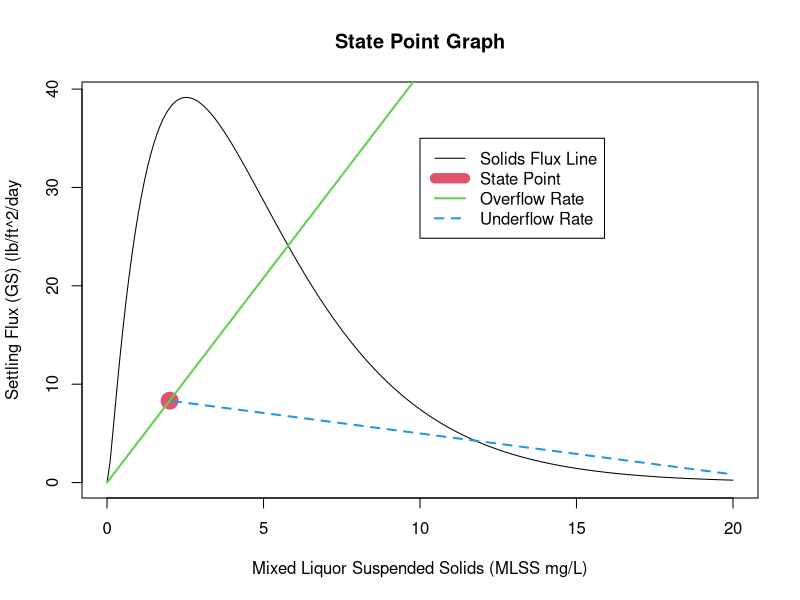
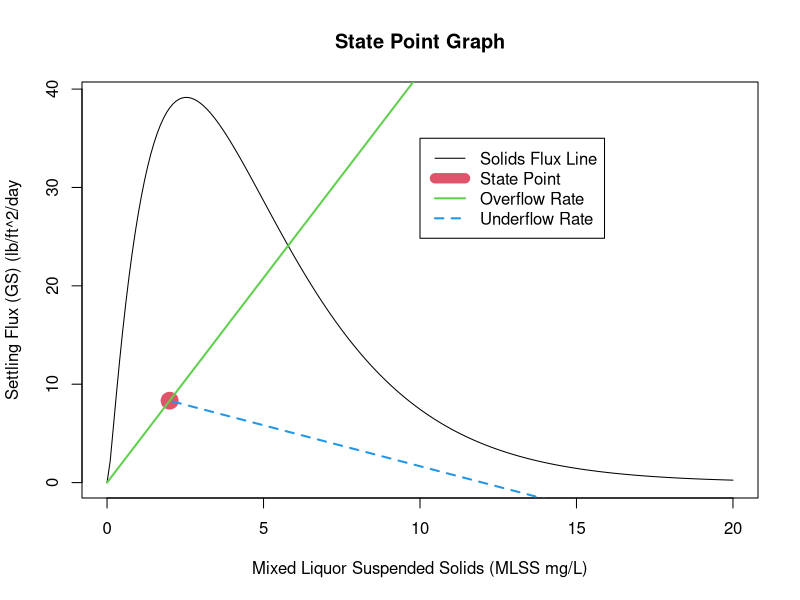

Reproduce these figures in R, in order.
## ---- chunk 1
Q_RAS=1
## ---- chunk 2
                MLSS <- 2
                RAS_Q<- 1
                INF_Q <- 10
         # Calculating values for the State Point Plot 
                x_MLSS=seq(0,20,0.1) # g/L
                k=0.41 # Liters/gram
                Vo=0.505 #ft/min
                Vs=100/1000 #mg/L
                Vr=15000 # mg/L
                V_S=Vo*exp(-k*x_MLSS)*(x_MLSS/(x_MLSS+(Vs))) # ft/min
                Clarifier_Area<-3.14*(113/2)^2*2           # Area of equipmlent                                   
                                     
         # Creating the lines and points for the graph
                y_GS=(x_MLSS)*V_S*89.896    # State Point curve, 4.916 is a unit conversion
                SP_x=(MLSS)                                # State Point x
                SP_y=INF_Q/(Clarifier_Area)*(MLSS)*8345    # State Point y 8.345 is a unit conversion
                OROL_Y=(INF_Q/Clarifier_Area)*(x_MLSS)*8345     # Overflow Rate Operating Line
                UROL_X=x_MLSS[x_MLSS>MLSS]                 # Underflow Rate Operating Line x values
                SLR=(INF_Q+RAS_Q)/Clarifier_Area*(UROL_X)*8345# Solids Loading Rate
                UROL_Y=(UROL_X-SP_x)*(-RAS_Q/Clarifier_Area)*8345+SP_y  # Underflow Rate Operating Line y value
         
         # Acutal State Point Plot
                plot(x=x_MLSS,y=y_GS, xlab='Mixed Liquor Suspended Solids (MLSS mg/L)',ylab="Settling Flux (GS) (lb/ft^2/day",main='State Point Graph',type="l")

                points(SP_x,SP_y,col=2,lwd=10)  # State Point
                lines(x=x_MLSS,y=OROL_Y,col=3,lwd=2) # Overflow Line
                lines(x=UROL_X,y=UROL_Y,col=4,lwd=2,lty=2) # Underflow rate
                legend(x=10,y=35,legend=c("Solids Flux Line","State Point","Overflow Rate","Underflow Rate"),col=c(1,2,3,4),lty=c(1,1,1,2),lwd=c(1,10,2,2))
                
RAS_Q=1

## ---- chunk 3
RAS_Q=1+RAS_Q
## ---- chunk 4
                MLSS <- 2
                RAS_Q<- 2
                INF_Q <- 10
         # Calculating values for the State Point Plot 
                x_MLSS=seq(0,20,0.1) # g/L
                k=0.41 # Liters/gram
                Vo=0.505 #ft/min
                Vs=100/1000 #mg/L
                Vr=15000 # mg/L
                V_S=Vo*exp(-k*x_MLSS)*(x_MLSS/(x_MLSS+(Vs))) # ft/min
                Clarifier_Area<-3.14*(113/2)^2*2           # Area of equipmlent                                   
                                     
         # Creating the lines and points for the graph
                y_GS=(x_MLSS)*V_S*89.896    # State Point curve, 4.916 is a unit conversion
                SP_x=(MLSS)                                # State Point x
                SP_y=INF_Q/(Clarifier_Area)*(MLSS)*8345    # State Point y 8.345 is a unit conversion
                OROL_Y=(INF_Q/Clarifier_Area)*(x_MLSS)*8345     # Overflow Rate Operating Line
                UROL_X=x_MLSS[x_MLSS>MLSS]                 # Underflow Rate Operating Line x values
                SLR=(INF_Q+RAS_Q)/Clarifier_Area*(UROL_X)*8345# Solids Loading Rate
                UROL_Y=(UROL_X-SP_x)*(-RAS_Q/Clarifier_Area)*8345+SP_y  # Underflow Rate Operating Line y value
         
         # Acutal State Point Plot
                plot(x=x_MLSS,y=y_GS, xlab='Mixed Liquor Suspended Solids (MLSS mg/L)',ylab="Settling Flux (GS) (lb/ft^2/day",main='State Point Graph',type="l")

                points(SP_x,SP_y,col=2,lwd=10)  # State Point
                lines(x=x_MLSS,y=OROL_Y,col=3,lwd=2) # Overflow Line
                lines(x=UROL_X,y=UROL_Y,col=4,lwd=2,lty=2) # Underflow rate
                legend(x=10,y=35,legend=c("Solids Flux Line","State Point","Overflow Rate","Underflow Rate"),col=c(1,2,3,4),lty=c(1,1,1,2),lwd=c(1,10,2,2))
